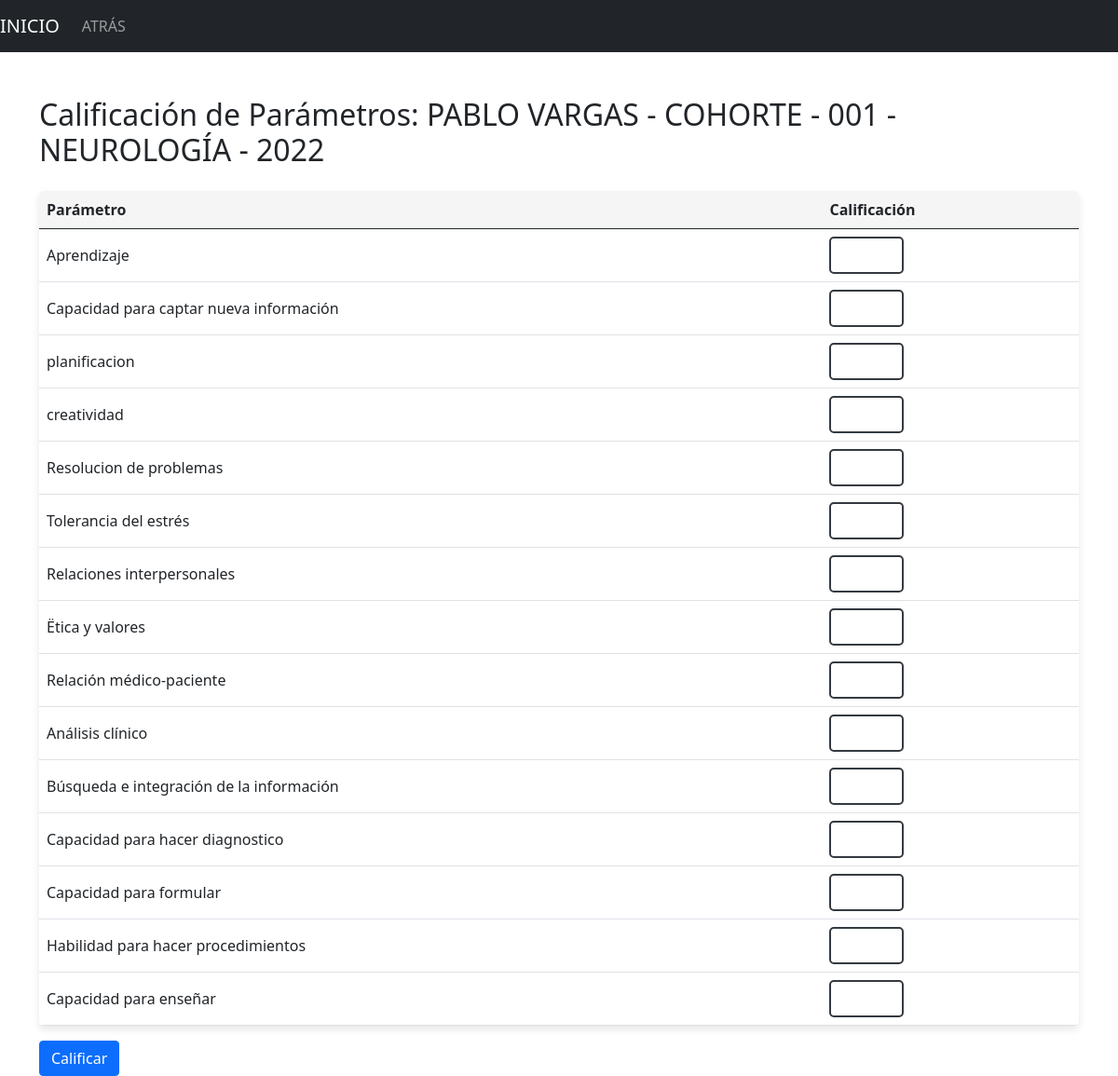
The page /add_admin_grade/14/1 (signed in) on the database its author committed.
### models.py (models this page shows, shortened)
class BaseModel(db.Model):
    __abstract__ = True
    created_at = db.Column(db.DateTime, default=current_time_in_bogota)
    updated_at = db.Column(
        db.DateTime, default=current_time_in_bogota, onupdate=current_time_in_bogota
    )
    created_by = db.Column(db.String(50), nullable=True)
    modified_by = db.Column(db.String(50), nullable=True)

class User(BaseModel, UserMixin):
    __tablename__ = "user"
    id = db.Column(db.Integer, primary_key=True)
    identificacion = db.Column(db.Integer, nullable=False, unique=True)
    tipo_identificacion = db.Column(db.String(2), nullable=False)
    full_name = db.Column(db.String(50), nullable=False)
    password = db.Column(db.String(255), nullable=False)
    email = db.Column(db.String(100), nullable=False, unique=True)
    sexo = db.Column(db.String(10), nullable=False)  # Masculino, Femenino, Otro
    telefono = db.Column(db.String(20), nullable=True)
    direccion_residencia = db.Column(db.String(255), nullable=True)
    profile_id = db.Column(db.Integer, db.ForeignKey("profile.id"), nullable=False)
    is_active = db.Column(db.Boolean, default=True, nullable=False)
    pin_security = db.Column(db.String(6), nullable=True)
    cohorts = db.relationship("Cohort", back_populates="teacher")
    profile = db.relationship("Profile", back_populates="users")
    universidad_id = db.Column(db.Integer, db.ForeignKey("universidad.id"), nullable=True)
    universidad = db.relationship("Universidad", back_populates="students", lazy="select")
    grades = db.relationship(
        "Grade", back_populates="student", cascade="all, delete-orphan"
    )
    cohort = db.relationship("Cohort", back_populates="students")
    especializacion_id = db.Column(db.Integer, db.ForeignKey("especializacion.id"), nullable=True)
    especializacion = db.relationship("Especializacion", back_populates="docentes")
    joined_cohorts = db.relationship("Cohort", secondary="grade", back_populates="students")
    @property
    def is_admin(self):
        return self.profile.type.lower() == "admin"

class Cohort(BaseModel):
    __tablename__ = "cohort"
    id = db.Column(db.Integer, primary_key=True)
    name = db.Column(db.String(50), nullable=False)
    year_id = db.Column(db.Integer, db.ForeignKey("year.id"), nullable=False)
    teacher_id = db.Column(db.Integer, db.ForeignKey("user.id"), nullable=False)
    year = db.relationship("Year", back_populates="cohorts")
    teacher = db.relationship("User", backref="taught_cohorts")
    students = db.relationship("User", secondary="grade", back_populates="joined_cohorts")
    rotaciones = db.relationship("Rotacion", back_populates="cohort", cascade="all, delete-orphan")

class Year(BaseModel):
    __tablename__ = "year"
    id = db.Column(db.Integer, primary_key=True)
    name = db.Column(db.String(20), nullable=False, unique=True)
    teacher_id = db.Column(db.Integer, db.ForeignKey("user.id"), nullable=False)
    cohorts = db.relationship(
        "Cohort", back_populates="year", cascade="all, delete-orphan"
    )

class ParametroCalificacion(BaseModel):
    __tablename__ = "parametro_calificacion"
    id = db.Column(db.Integer, primary_key=True)
    nombre = db.Column(db.String(255), nullable=False, unique=True)
    peso = db.Column(db.Float, default=1.0, nullable=False)  # Peso por defecto es 1.0

### app.py (the view, shortened to what this page needs)
@app.route("/add_admin_grade/<int:student_id>/<int:cohort_id>", methods=["GET", "POST"])
@login_required
@admin_required
def add_admin_grade(student_id, cohort_id):
    student = User.query.get(student_id)
    parametros = ParametroCalificacion.query.all()
    grade = Grade.query.filter_by(student_id=student_id, cohort_id=cohort_id).first()
    if grade and grade.teacher_grade is not None:
        flash("Ya has asignado una calificación para este estudiante.", "warning")
        return redirect(url_for("view_students_admin"))
    cohort = Cohort.query.get(cohort_id)  # Obtener el cohorte
    if cohort.teacher_id != current_user.id:
        flash("No estás asignado para calificar a este curso.", "warning")
        return redirect(url_for("view_students_admin"))
    return render_template(
        "add_admin_grade.html", student=student, parametros=parametros, cohort=cohort
    )

### app.py (called while the page is built, shortened)
@login_manager.user_loader
def load_user(user_id):
    return User.query.get(int(user_id))

def admin_required(f):
    @wraps(f)
    def wrap(*args, **kwargs):
        if current_user.is_admin:
            return f(*args, **kwargs)
    return wrap

### templates/add_admin_grade.html (shortened to what this page needs)
<!DOCTYPE html>
<html lang="en">
<head>
    <link rel="stylesheet" href="{{ url_for('static', filename='css/bootstrap.min.css') }}">
</head>
<body>
    <nav class="navbar navbar-expand-lg navbar-dark bg-dark">
        <a class="navbar-brand" href="{{ url_for('admin_dashboard') }}">INICIO</a>
        <div class="collapse navbar-collapse" id="navbarNav">
            <ul class="navbar-nav">
                <li class="nav-item active">
                    <a class="nav-link" href="{{ url_for('view_students_admin') }}">ATRÁS</a>
                </li>
            </ul>
        </div>
    </nav>
    <div class="container mt-5">
        <h2 class="mb-4">Calificación de Parámetros: {{ student.full_name }} - {{ cohort.name }} - {{ cohort.year.name }}</h2>
        <form action="" method="post">
            <table class="table custom-table">
                <thead>
                    <tr>
                        <th>Parámetro</th>
                        <th>Calificación</th>
                    </tr>
                </thead>
                <tbody>
                    {% for parametro in parametros %}
                    <tr>
                        <td>{{ parametro.nombre }}</td>
                        <td>
                            <input class="form-control" type="number" name="parametro_{{ parametro.id }}" min="0" max="5" step="0.1" required>
                        </td>
                    </tr>
                    {% endfor %}
                </tbody>
            </table>
            <button type="submit" class="btn btn-primary">Calificar</button>
        </form>
    </div>
</body>
</html>

### templates/add_admin_grade.html (style rules this page uses)
.custom-table { box-shadow: 0 4px 8px rgba(0, 0, 0, 0.1); border-radius: 5px; overflow: hidden; }
.custom-table thead { background-color: #f5f5f5; }
.custom-table td { vertical-align: middle; }
.custom-table input[type="number"] { max-width: 80px; border: 2px solid #343a40; border-radius: 5px; }

### rows shown on the page
User: full_name "PABLO VARGAS"
Cohort: name "COHORTE - 001 - NEUROLOGÍA"
Year: year.name "2022"
ParametroCalificacion: nombre "Aprendizaje"
ParametroCalificacion: nombre "Capacidad para captar nueva información"
ParametroCalificacion: nombre "planificacion"
ParametroCalificacion: nombre "creatividad"
ParametroCalificacion: nombre "Resolucion de problemas"
ParametroCalificacion: nombre "Tolerancia del estrés"
ParametroCalificacion: nombre "Relaciones interpersonales"
ParametroCalificacion: nombre "Ëtica y valores"
ParametroCalificacion: nombre "Relación médico-paciente"
ParametroCalificacion: nombre "Análisis clínico"
ParametroCalificacion: nombre "Búsqueda e integración de la información"
ParametroCalificacion: nombre "Capacidad para hacer diagnostico"
ParametroCalificacion: nombre "Capacidad para formular"
ParametroCalificacion: nombre "Habilidad para hacer procedimientos"
ParametroCalificacion: nombre "Capacidad para enseñar"
